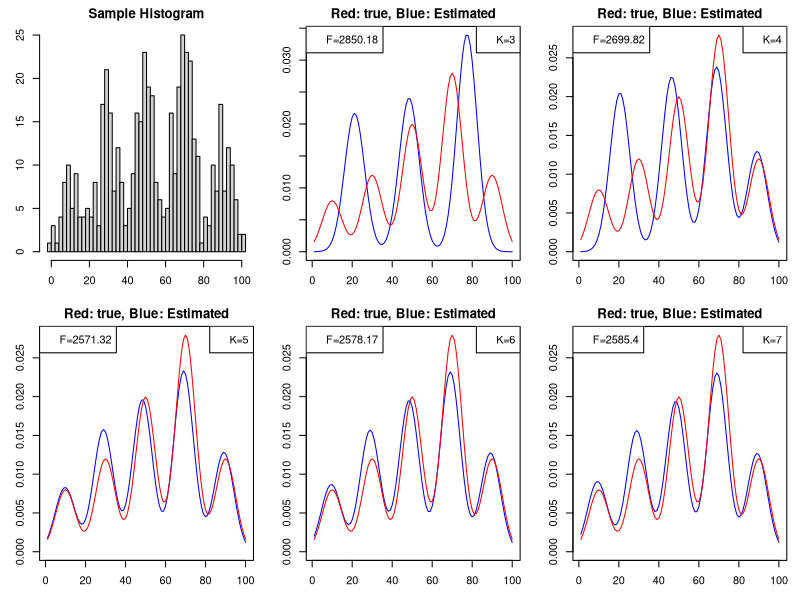

R code for this plot:
# 11 Variational Bayesian Learning
#    True 5 components
#    Learner 3,4,5,6,7

set.seed(10)
randn = function(...){array(rnorm(prod(...)),dim=list(...))}
rand = function(...){array(runif(prod(...)),dim=list(...))}
zeros = function(...){array(0,dim=list(...))}
ones = function(...){array(1,dim=list(...))}
mod = function(a,b){a%%b}

#%%%%%%%%%%%%%%%%%%%%%%%%%%%%%%%%%%%%%%%%%%%%%%
STD0=5
STD=5         #%% Standard deviation in learning machine
#%%%%%%%%%%%%%%%%%%%%%%%%%%%%%%%%%%%%%%%%%%%%%%%%%%%%%%%%%%%%%%%%%%%%%%%
N=500         #%% Number of samples
D=1           #%% Dimension
CYCLE=200     #%% Number of recursive process
AK0=3         #%% Hyperparameter of mixture ratio : 3/2 Kazuho's critical point
BK0=1
#%%%%%%%%%%%%%%%%%%%%%%%%%%%%%%%%%%%%%%%%%%%%%%%%%%%%%%
gauss1d=function(x,b,s2){exp(-(x-b)^2/2/s2)/sqrt(2*pi*s2)}
#%%%%%%%%%%%%%%%%%%%%%% True mixture ratios %%%%%%%%%%%%%%%%%%%%%%%%%%%%%%%
#%%%%%%%% Set True
A0=c(0.1,0.15,0.25,0.35,0.15)
M0=c(10,30,50,70,90)
#%%%%%%%%%%%%%%%%%%%%%%%%%% Sample generation
xdata=zeros(D,N)
for(i in 1:N){
  r=rand(1)
  if(r<sum(A0[1:1])){
    mn=M0[1]
  }else if(r<sum(A0[1:2])){
    mn=M0[2]
  }else if(r<sum(A0[1:3])){
    mn=M0[3]
  }else if(r<sum(A0[1:4])){
    mn=M0[4]
  }else{
    mn=M0[5]
  }
  xdata[D,i]=mn+STD0*randn(1)
}
#%%%%%%%%%%%%%%%%%%%%%%%%%%%%%%%%%%%%%%%%%%%%%%%%%%%%%%%%%%%%%%%%%%%%%%%%%%%%
result=list()
for(K in 3:7){ #%% Components of learning clusters
  #%%%%%%%%% Initialize VB
  ak =N/K*rep(1,K)+AK0
  bk =N/K*rep(1,K)+BK0
  mk =matrix(rowMeans(xdata),D,K)+0.1*randn(D,K)
  FRE=zeros(CYCLE)
  #%%%%%%%%% Recursive VB Start
  for(cycle in 1:CYCLE){
    rho=t(sapply(1:K,function(k){colSums((xdata-mk[,k])^2)/(2*STD*STD)}))
    rho=digamma(ak)-digamma(sum(ak))-D/2/bk-rho
    rho=apply(rho,2,function(x){exp(x-max(x))/sum(exp(x-max(x)))})

    ak=AK0+rowSums(rho)
    bk=BK0+rowSums(rho)
    rx=xdata %*% t(rho)
    mk=rx/matrix(bk,D,K,byrow=T)
    #%%%%%%%%%%%%%%%%Free Energy
    FF1=lgamma(sum(ak))-sum(lgamma(ak))
    FF2=lgamma(K*AK0)-K*lgamma(AK0)
    FF3=D/2*sum(log(bk))-D/2*K*log(BK0)
    FF4=sum((mk^2*matrix(bk,D,K,byrow=T))/(2*STD^2))-sum((xdata^2)/(2*STD^2))
    FF5=N*D/2*log(2*pi*STD^2)
    SSS=sum(rho*log(rho))
    FreeEnergy = FF1-FF2+FF3-FF4+FF5+SSS
    FRE[cycle]=FreeEnergy
  }
  #%%%%%%%%%%%%%%%%
  am=ak/sum(ak)
  result=c(result,list(list(K=K,am=am,mk=mk,FreeEnergy=FreeEnergy,FRE=FRE)))
}
#%%%%%%%%%%%%%%%%%%%%%% plot samples %%%%%%%%%%%%%%%%%%%%%%%%%%%%%%%%%%
par(mfrow = c(2,3))
par(mar = c(3, 3, 2, 1))
hist(xdata,breaks=50,xlab="",ylab="",main="Sample Histogram")
xd=1:100
ytrue=zeros(100)
for(k in 1:5){
  ytrue=ytrue+A0[k]*gauss1d(xd,M0[k],STD^2)
}
for(rt in result){
  yd=zeros(100)
  for(k in 1:rt$K){
    yd=yd+rt$am[k]*gauss1d(xd,rt$mk[k],STD^2)
  }
  ymax=max(yd,ytrue)
  plot(xd,yd,type="l",col="blue",ylim=c(0,ymax),main="Red: true, Blue: Estimated")
  lines(xd,ytrue,type="l",col="red")
  legend("topright",legend=sprintf("K=%g",rt$K))
  legend("topleft",legend=sprintf("F=%g",rt$FreeEnergy))
}
